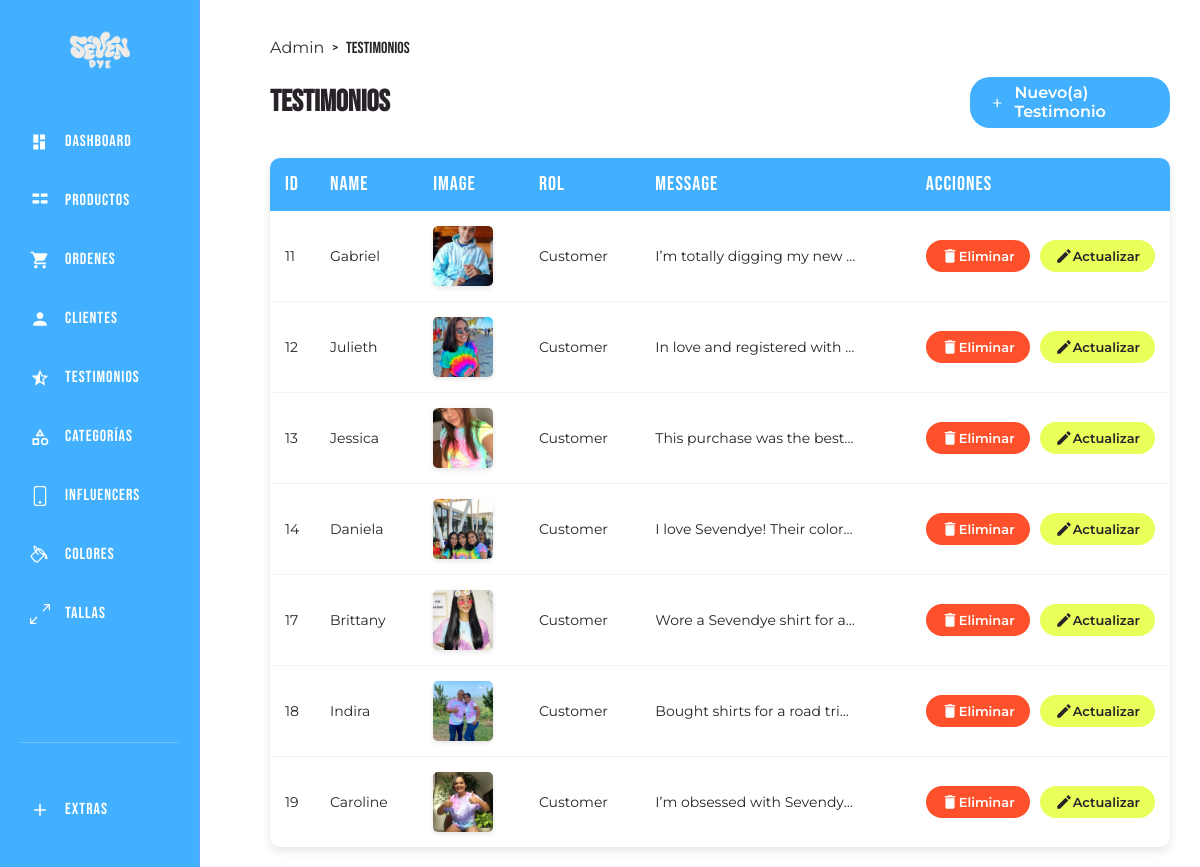
Screenshot of /testimonios/admin (signed in) with the database file from the repository.
### tables this page shows
CREATE TABLE `testimonios` (
  `id` int NOT NULL AUTO_INCREMENT,
  `imagen` varchar(200) DEFAULT NULL,
  `nombre` varchar(255) DEFAULT NULL,
  `rol` varchar(50) DEFAULT NULL,
  `mensaje` longtext,
  `creado` date DEFAULT NULL,
  `actualizado` date DEFAULT NULL,
  PRIMARY KEY (`id`)
);

### controllers/TestimonioController.php (called while the page is built, shortened)
<?php
class TestimonioController
{
    public static function index(Router $router)
    {
        $testimonios = Testimonio::all();
        $router->render('/testimonios/admin', [
            'testimonios' => $testimonios,
            'pageTitle' => 'testimonios'
        ]);
    }
}

### public/index.php (called while the page is built, shortened)
<?php
$router = new Router();
$router->get('/admin', [DashboardController::class, 'index']);
$router->get('/testimonios/admin', [TestimonioController::class, 'index']);
$router->get('/testimonios/crear', [TestimonioController::class, 'crear']);
$router->post('/testimonios/crear', [TestimonioController::class, 'crear']);
$router->get('/testimonios/actualizar', [TestimonioController::class, 'actualizar']);
$router->post('/testimonios/actualizar', [TestimonioController::class, 'actualizar']);
$router->post('/testimonios/eliminar', [TestimonioController::class, 'eliminar']);
$router->get('/influencers/admin', [InfluencerController::class, 'index']);
$router->get('/influencers/crear', [InfluencerController::class, 'crear']);
$router->post('/influencers/crear', [InfluencerController::class, 'crear']);
$router->get('/influencers/actualizar', [InfluencerController::class, 'actualizar']);
$router->post('/influencers/actualizar', [InfluencerController::class, 'actualizar']);
$router->post('/influencers/eliminar', [InfluencerController::class, 'eliminar']);
$router->get('/categorias/admin', [CategoriaController::class, 'index']);
$router->get('/categorias/crear', [CategoriaController::class, 'crear']);
$router->post('/categorias/crear', [CategoriaController::class, 'crear']);
$router->get('/categorias/actualizar', [CategoriaController::class, 'actualizar']);
$router->post('/categorias/actualizar', [CategoriaController::class, 'actualizar']);
$router->post('/categorias/eliminar', [CategoriaController::class, 'eliminar']);
$router->get('/colores/admin', [ColorController::class, 'index']);
$router->get('/colores/crear', [ColorController::class, 'crear']);
$router->post('/colores/crear', [ColorController::class, 'crear']);
$router->get('/colores/actualizar', [ColorController::class, 'actualizar']);
$router->post('/colores/actualizar', [ColorController::class, 'actualizar']);
$router->post('/colores/eliminar', [ColorController::class, 'eliminar']);
$router->get('/tallas/admin', [TallaController::class, 'index']);
$router->get('/tallas/crear', [TallaController::class, 'crear']);
$router->post('/tallas/crear', [TallaController::class, 'crear']);
$router->get('/tallas/actualizar', [TallaController::class, 'actualizar']);
$router->post('/tallas/actualizar', [TallaController::class, 'actualizar']);
$router->post('/tallas/eliminar', [TallaController::class, 'eliminar']);
$router->get('/productos/admin', [ProductoController::class, 'index']);
$router->get('/productos/crear', [ProductoController::class, 'crear']);
$router->post('/productos/crear', [ProductoController::class, 'crear']);
$router->get('/productos/actualizar', [ProductoController::class, 'actualizar']);
$router->post('/productos/actualizar', [ProductoController::class, 'actualizar']);
$router->post('/productos/eliminar', [ProductoController::class, 'eliminar']);
$router->get('/clientes/admin', [ClienteController::class, 'index']);
$router->get('/clientes/actualizar', [ClienteController::class, 'actualizar']);
$router->post('/clientes/actualizar', [ClienteController::class, 'actualizar']);
$router->get('/login', [LoginController::class, 'login']);
$router->post('/login', [LoginController::class, 'login']);
$router->get('/register',[LoginController::class, 'registro']);
$router->post('/register',[LoginController::class, 'registro']);
$router->get('/logout', [LoginController::class, 'logout']);
$router->get('/google/login', [GoogleController::class, 'login']);
$router->get('/google/callback', [GoogleController::class, 'callback']);
$router->get('/olvide', [LoginController::class, 'olvide']);
$router->post('/olvide', [LoginController::class, 'olvide']);
$router->get('/recuperar', [LoginController::class, 'recuperar']);
$router->post('/recuperar', [LoginController::class, 'recuperar']);
$router->get('/confirmar-cuenta', [LoginController::class, 'confirmar']);
$router->get('/mensaje', [LoginController::class, 'mensaje']);
$router->get('/perfil', [UsuarioController::class, 'actualizar']);
$router->post('/perfil', [UsuarioController::class, 'actualizar']);
$router->get('/', [PaginasController::class, 'index']);
$router->get('/nosotros', [PaginasController::class, 'nosotros']);
$router->get('/contacto', [PaginasController::class, 'contacto']);
$router->post('/contacto', [PaginasController::class, 'contacto']);
$router->get('/carrito', [CarritoController::class, 'index']);
$router->post('/carrito/agregar', [CarritoController::class, 'agregar']);
$router->post('/carrito/actualizar', [CarritoController::class, 'actualizar']);
$router->post('/carrito/eliminar', [CarritoController::class, 'eliminar']);
$router->get('/tienda', [TiendaController::class, 'index']);
$router->get('/tienda/{slug}', [TiendaController::class, 'indexSlug']);
$router->get('/detalles/{slug}', [TiendaController::class, 'detalles']);
$router->get('/deseos', [DeseoController::class, 'index']);
$router->get('/deseos/verificar', [DeseoController::class, 'verificar']);
$router->post('/deseos/guardar', [DeseoController::class, 'guardar']);
$router->post('/deseos/eliminar', [DeseoController::class, 'eliminar']);
$router->comprobarRutas();

### models/ActiveRecord.php (called while the page is built, shortened)
<?php
class ActiveRecord
{
    protected static $db;
    protected static $tabla = '';
    public static function setDB($database)
    {
        self::$db = $database;
    }
    public static function all()
    {
        $query = "SELECT * FROM " . static::$tabla . " ORDER BY id ASC ";
        $resultado = self::consultarSQL($query);
        return $resultado;
    }
    public static function consultarSQL($query)
    {
        $resultado = self::$db->query($query);
        $array = [];
        while ($registro = $resultado->fetch_assoc()) {
            $array[] = static::crearObjeto($registro);
        }
        return $array;
    }
    protected static function crearObjeto($registro)
    {
        $objeto = new static;
        foreach ($registro as $key => $value):
            if (property_exists($objeto, $key)) {
                $objeto->$key = $value;
            }
        endforeach;
        return $objeto;
    }
}

### views/testimonios/admin.php (the view, shortened to what this page needs)
<?php include __DIR__ . "/../templates/admin-header.php"; ?>
<main>
    <div class="influencers">
        <div class="dashboard__breadcrumb">
            <p>
                <a href="/admin">Admin</a>
                <span>></span>
                <?php echo $pageTitle; ?>
            </p>
        </div>
        <div class="influencers__header">
            <h2>Testimonios</h2>
            <a href="/testimonios/crear" class="influencers__nuevo">
                <svg xmlns="http://www.w3.org/2000/svg" viewBox="0 0 24 24" fill="currentColor">
                    <path d="M19 13h-6v6h-2v-6H5v-2h6V5h2v6h6v2z" />
                </svg>
                Nuevo(a) Testimonio
            </a>
        </div>
        <table class="influencers__tabla">
            <thead>
                <tr>
                    <th>Id</th>
                    <th>Name</th>
                    <th>Image</th>
                    <th>Rol</th>
                    <th>Message</th>
                    <th>Acciones</th>
                </tr>
            </thead>
            <tbody>
                <?php foreach ($testimonios as $testimonio) { ?>
                    <tr>
                        <td><?php echo $testimonio->id; ?></td>
                        <td><?php echo $testimonio->nombre; ?></td>
                        <td> <img src="/imagenes/<?php echo $testimonio->imagen; ?>" class="imagen-tabla"> </td>
                        <td><?php echo $testimonio->rol ?></td>
                        <td>
                            <div class="influencers__descripcion"><?php echo $testimonio->mensaje; ?></div>
                        </td>
                        <td>
                            <div class="influencers__acciones">
                                <form method="POST" action="/testimonios/eliminar">
                                    <button type="submit" class="boton-eliminar">
                                        <svg xmlns="http://www.w3.org/2000/svg" viewBox="0 0 24 24" fill="currentColor" width="18" height="18">
                                            <path d="M6 19c0 1.1.9 2 2 2h8c1.1 0 2-.9 2-2V7H6v12zM19 4h-3.5l-1-1h-5l-1 1H5v2h14V4z" />
                                        </svg>
                                        Eliminar
                                    </button>
                                </form>
                                <a href="/testimonios/actualizar?id=<?php echo $testimonio->id; ?>" class="boton-actualizar">
                                    <svg xmlns="http://www.w3.org/2000/svg" viewBox="0 0 24 24" fill="currentColor" width="18" height="18">
                                        <path d="M3 17.25V21h3.75L17.81 9.94l-3.75-3.75L3 17.25zM20.71 7.04c.39-.39.39-1.02 0-1.41l-2.34-2.34c-.39-.39-1.02-.39-1.41 0l-1.83 1.83 3.75 3.75 1.83-1.83z" />
                                    </svg>
                                    Actualizar
                                </a>
                            </div>
                        </td>
                    </tr>
                <?php } ?>
            </tbody>
        </table>
    </div>
</main>
<?php include __DIR__ . "/../templates/admin-footer.php"; ?>

### Router.php (shortened to what this page needs)
<?php
class Router {
    public $rutasGET = [];
    public $rutasPOST = [];
    public function get($url, $fn) {
        $this->rutasGET[] = ['pattern' => $this->crearPatron($url), 'callback' => $fn];
    }
    public function post($url, $fn) {
        $this->rutasPOST[] = ['pattern' => $this->crearPatron($url), 'callback' => $fn];
    }
    private function crearPatron($url) {
        $regex = preg_replace('/\{(\w+)\}/', '(?P<\1>[^/]+)', $url);
        return '#^' . $regex . '$#';
    }
    public function comprobarRutas() {
        $urlActual = $_SERVER['PATH_INFO'] ?? '/';
        $metodo = $_SERVER['REQUEST_METHOD'];
        $rutas = $metodo === 'GET' ? $this->rutasGET : $this->rutasPOST;
        foreach ($rutas as $ruta) {
            if (preg_match($ruta['pattern'], $urlActual, $coincidencias)) {
                $parametros = array_filter($coincidencias, 'is_string', ARRAY_FILTER_USE_KEY);
                call_user_func_array($ruta['callback'], array_merge([$this], $parametros));
                return;
            }
        }
    }
    public function render($view, $datos = []) {
        include __DIR__ . "/views/$view.php";
        include __DIR__ . "/views/layout.php";
    }
}

### rows the page displays
testimonios: id "11", nombre "Gabriel", imagen (picture), rol "Customer", mensaje "I’m totally digging my new…"
testimonios: id "12", nombre "Julieth", imagen (picture), rol "Customer", mensaje "In love and registered with…"
testimonios: id "13", nombre "Jessica", imagen (picture), rol "Customer", mensaje "This purchase was the best…"
testimonios: id "14", nombre "Daniela", imagen (picture), rol "Customer", mensaje "I love Sevendye! Their color…"
testimonios: id "17", nombre "Brittany", imagen (picture), rol "Customer", mensaje "Wore a Sevendye shirt for a…"
testimonios: id "18", nombre "Indira", imagen (picture), rol "Customer", mensaje "Bought shirts for a road tri…"
testimonios: id "19", nombre "Caroline", imagen (picture), rol "Customer", mensaje "I’m obsessed with Sevendy…"
